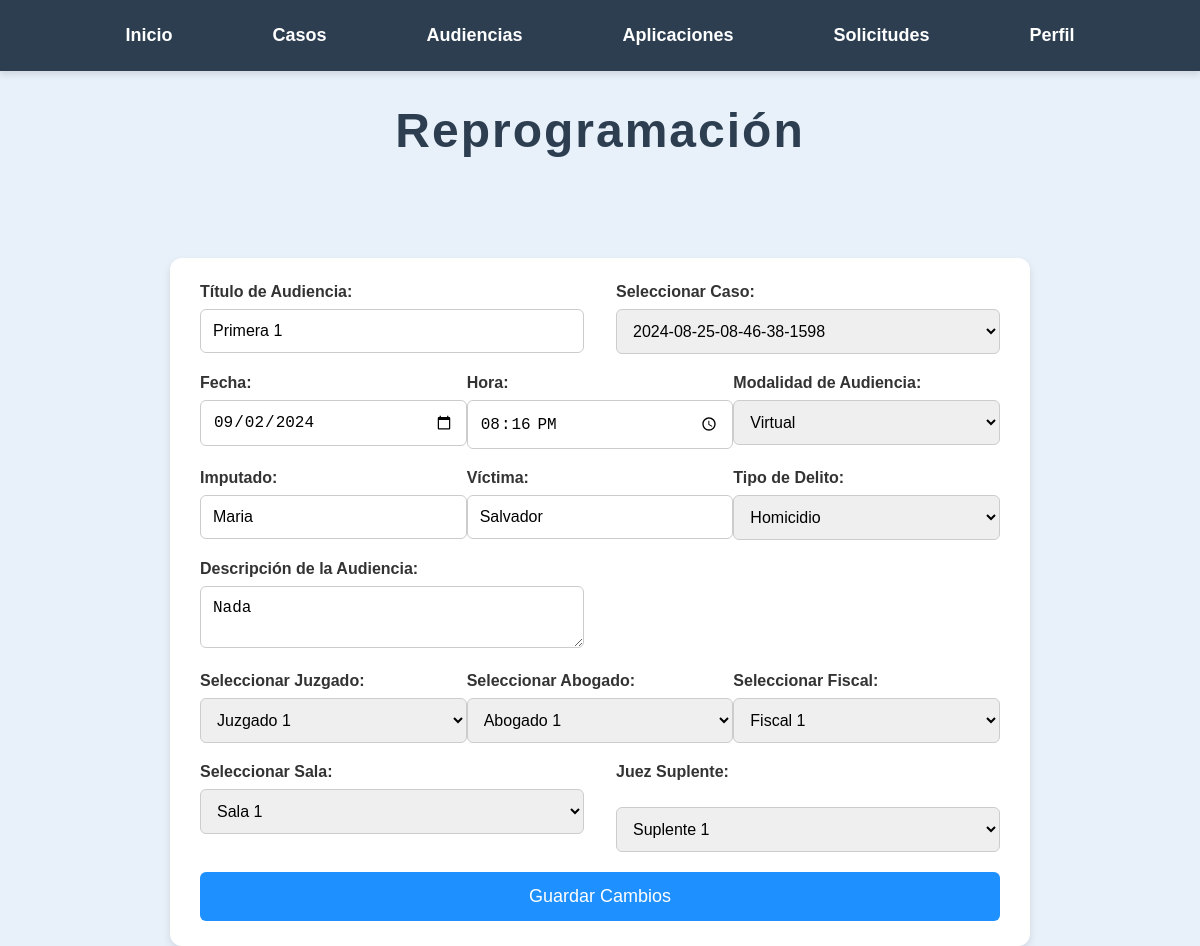
The app's page /Audiencias/editar_audiencia.php?id=8 (signed in), older data.
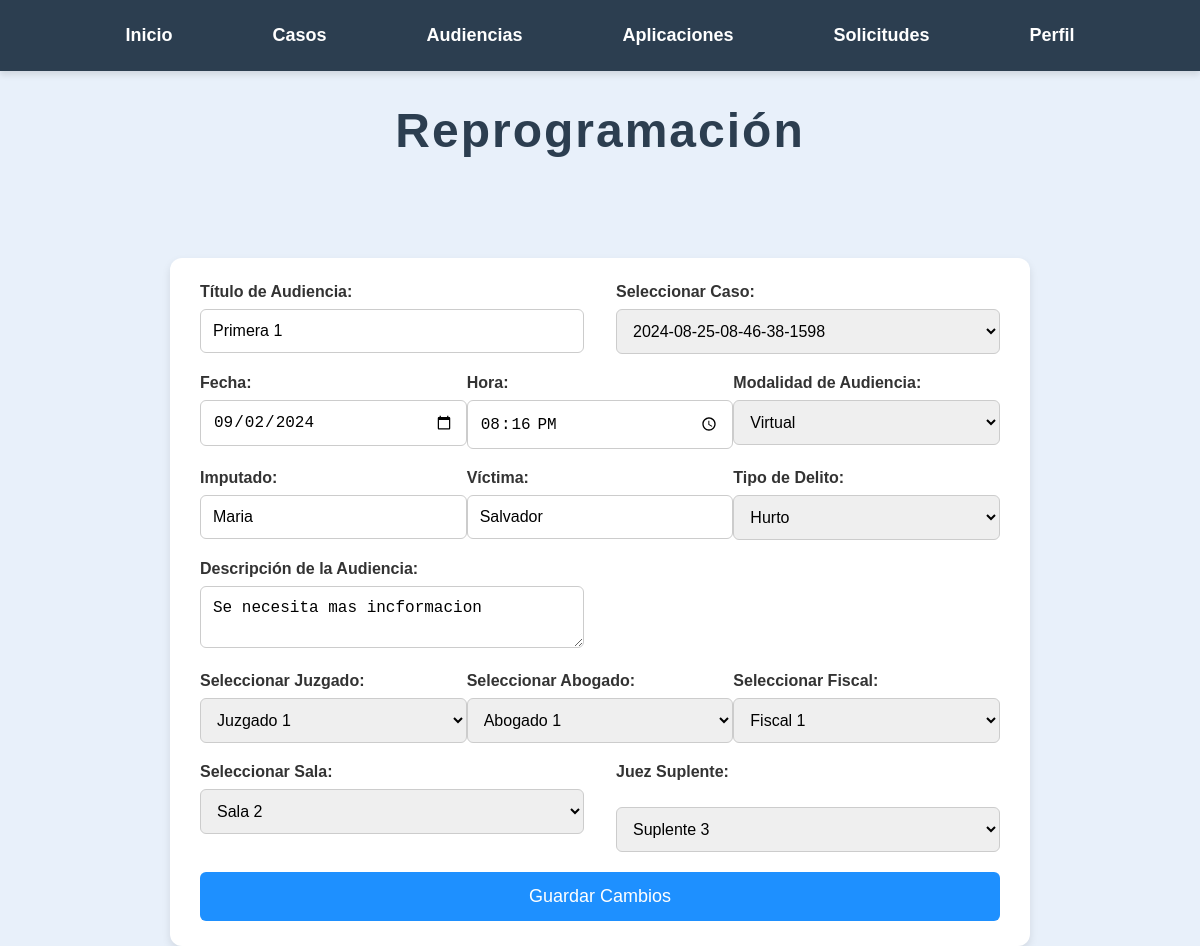
The same page, newer data.
### tables this page shows
CREATE TABLE `audiencias` (
  `id` int(11) NOT NULL,
  `titulo` varchar(255) NOT NULL,
  `caso` varchar(50) NOT NULL,
  `modalidad` varchar(50) NOT NULL,
  `fecha` date NOT NULL,
  `hora` time NOT NULL,
  `imputado` varchar(255) NOT NULL,
  `victima` varchar(255) NOT NULL,
  `delito` varchar(50) NOT NULL,
  `descripcion` text DEFAULT NULL,
  `juzgado` varchar(50) NOT NULL,
  `abogado` varchar(50) NOT NULL,
  `fiscal` varchar(50) NOT NULL,
  `sala` varchar(50) NOT NULL,
  `juez_suplente` varchar(50) NOT NULL
);

### Audiencias/editar_audiencia.php (the view, shortened to what the changed rows need)
<?php
function conectarDB() {
    $conn = new mysqli("localhost", "root", "", "legalcc");
    return $conn;
}
$conn = conectarDB();
$id = $_GET["id"];
$sql_audiencia = "SELECT * FROM audiencias WHERE id = $id";
$result_audiencia = $conn->query($sql_audiencia);
if ($result_audiencia->num_rows > 0) {
    $row = $result_audiencia->fetch_assoc();
    $sql_cases = "SELECT referencia FROM casos";
    $result_cases = $conn->query($sql_cases);
    $selected_case = $row['caso'];
    $currentPage = htmlspecialchars($_SERVER["PHP_SELF"]);
?>
<?php
$user_id = $_SESSION['user_id'];
$sql = "SELECT tipo FROM usuarios WHERE id = ?";
$stmt = $conn->prepare($sql);
$stmt->bind_param("i", $user_id);
$stmt->execute();
$stmt->bind_result($tipo_usuario);
?>
<!DOCTYPE html>
<html>
<head>
</head>
<body>
<nav>
        <ul>
            <li><a href="/Pagina_principal.php">Inicio</a></li>
            <li>
                <a href="/Casos/Buscar_Casos.php">Casos</a>
            </li>
            <li><a href="/Audiencias/Buscar_Audiencias.php">Audiencias</a></li>
            <li><a href="apps.php">Aplicaciones</a></li>
            <?php if ($tipo_usuario === 'juez'): ?>
            <li><a href="/Audiencias/ver_solicitudes.php">Solicitudes</a></li>
            <?php endif; ?>
            <li>
                <a href="/formularios/Perfil.php">Perfil</a>
            </li>
        </ul>
    </nav>
    <center><h1>Reprogramación</h1></center>
    <div class="container">
        <form method="post" action="<?= $currentPage ?>">
            <div style="display: flex; justify-content: space-between;">
                <div style="width: 48%;">
                    <label for="titulo">Título de Audiencia:</label>
                    <input type="text" id="titulo" name="titulo" value="<?= $row['titulo']; ?>">
                </div>
                <div style="width: 48%;">
                    <label for="caso">Seleccionar Caso:</label>
                    <select id="caso" name="caso">
                        <?php
                        while($row_case = $result_cases->fetch_assoc()) {
                            $selected = ($row_case['referencia'] == $selected_case) ? "selected" : "";
                            echo "<option value='{$row_case['referencia']}' $selected>{$row_case['referencia']}</option>";
                        }
                        ?>
                    </select>
                </div>
            </div>
            <div style="display: flex; justify-content: space-between;">
                <div style="width: 48%;">
                    <label for="fecha">Fecha:</label>
                    <input type="date" id="fecha" name="fecha" value="<?= $row['fecha']; ?>">
                </div>
                <div style="width: 48%;">
                    <label for="hora">Hora:</label>
                    <input type="time" id="hora" name="hora" value="<?= $row['hora']; ?>">
                </div>
                <div style="width: 48%;">
                    <label for="modalidad">Modalidad de Audiencia:</label>
                    <select id="modalidad" name="modalidad">
                        <option value="Virtual" <?= ($row['modalidad'] == 'Virtual') ? 'selected' : ''; ?>>Virtual</option>
                    </select>
                </div>
            </div>
            <div style="display: flex; justify-content: space-between;">
                <div style="width: 48%;">
                    <label for="imputado">Imputado:</label>
                    <input type="text" id="imputado" name="imputado" value="<?= $row['imputado']; ?>">
                </div>
                <div style="width: 48%;">
                    <label for="victima">Víctima:</label>
                    <input type="text" id="victima" name="victima" value="<?= $row['victima']; ?>">
                </div>
                <div style="width: 48%;">
                    <label for="delito">Tipo de Delito:</label>
                    <select id="delito" name="delito">
                        <option value="Homicidio" <?= ($row['delito'] == 'Homicidio') ? 'selected' : ''; ?>>Homicidio</option>
                        <option value="Hurto" <?= ($row['delito'] == 'Hurto') ? 'selected' : ''; ?>>Hurto</option>
                    </select>
                </div>
            </div>
            <div style="display: flex; justify-content: space-between;">
                <div style="width: 48%;">
                    <label for="descripcion">Descripción de la Audiencia:</label>
                    <textarea id="descripcion" name="descripcion"><?= $row['descripcion']; ?></textarea>
                </div>
            </div>
            <div style="display: flex; justify-content: space-between;">
                <div style="width: 48%;">
                    <label for="juzgado">Seleccionar Juzgado:</label>
                    <select id="juzgado" name="juzgado">
                        <option value="Juzgado 1" <?= ($row['juzgado'] == 'Juzgado 1') ? 'selected' : ''; ?>>Juzgado 1</option>
                    </select>
                </div>
                <div style="width: 48%;">
                    <label for="abogado">Seleccionar Abogado:</label>
                    <select id="abogado" name="abogado">
                        <option value="Abogado 1" <?= ($row['abogado'] == 'Abogado 1') ? 'selected' : ''; ?>>Abogado 1</option>
                    </select>
                </div>
                <div style="width: 48%;">
                    <label for="fiscal">Seleccionar Fiscal:</label>
                    <select id="fiscal" name="fiscal">
                        <option value="Fiscal 1" <?= ($row['fiscal'] == 'Fiscal 1') ? 'selected' : ''; ?>>Fiscal 1</option>
                    </select>
                </div>
            </div>
            <div style="display: flex; justify-content: space-between;">
                <div style="width: 48%;">
                    <label for="sala">Seleccionar Sala:</label>
                    <select id="sala" name="sala">
                        <option value="Sala 1" <?= ($row['sala'] == 'Sala 1') ? 'selected' : ''; ?>>Sala 1</option>
                        <option value="Sala 2" <?= ($row['sala'] == 'Sala 2') ? 'selected' : ''; ?>>Sala 2</option>
                    </select>
                </div>
                <div style="width: 48%;">
        <label for="juez_suplente">Juez Suplente:</label><br>
        <select id="juez_suplente" name="juez_suplente">
            <option value="Suplente 1" <?php if ($row['juez_suplente'] == 'Suplente 1') echo 'selected'; ?>>Suplente 1</option>
            <option value="Suplente 3" <?php if ($row['juez_suplente'] == 'Suplente 3') echo 'selected'; ?>>Suplente 3</option>
        </select><br>
        </div>
    </div>
            <input type="submit" value="Guardar Cambios">
        </form>
    </div>
<?php
} else {
    echo "No se encontró la audiencia.";
}
?>
</body>
</html>

Row changes from the older to the newer data that the page shows:
changed audiencias "Primera 1": delito "Homicidio" → "Hurto"; descripcion "Nada" → "Se necesita mas incformacion"; sala "Sala 1" → "Sala 2"; juez_suplente "Suplente 1" → "Suplente 3"
